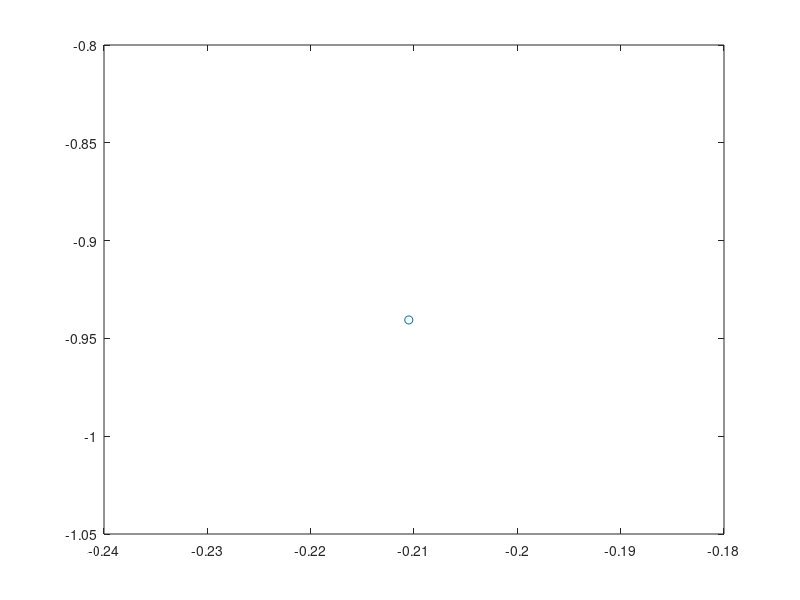

Reproduce this figure in MATLAB. (Note: this script raises an error after producing the figure.)

% Creating data
%close all
clearvars -except TL_EE EE Prod GGE_EE
clc

figure
for i=1:3
%     x0=normrnd(rand,rand,[60,1]);
%     y0=normrnd(rand, rand,[60,1]);
    x0=randn([60,1])*rand+rand;
    y0=randn([60,1])*rand+rand;
    orientation_rad =rand*pi;
    cos_phi = cos( orientation_rad );
    sin_phi = sin( orientation_rad );
    R = [ cos_phi sin_phi; -sin_phi cos_phi ];
    xy=[x0,y0]*R;
    x{i}=xy(:,1);
    y{i}=xy(:,2);
end


% Plot the data with ellipse

for i=1:length(x)
    %p(i)=plot(x{i},y{i},'o');
    p(i)=plot(mean(x{i}),mean(y{i}),'o');
    hold on
    handle_ellipse= plot_ellipse(x{i},y{i});
    handle_ellipse.Color=p(i).Color;
end
